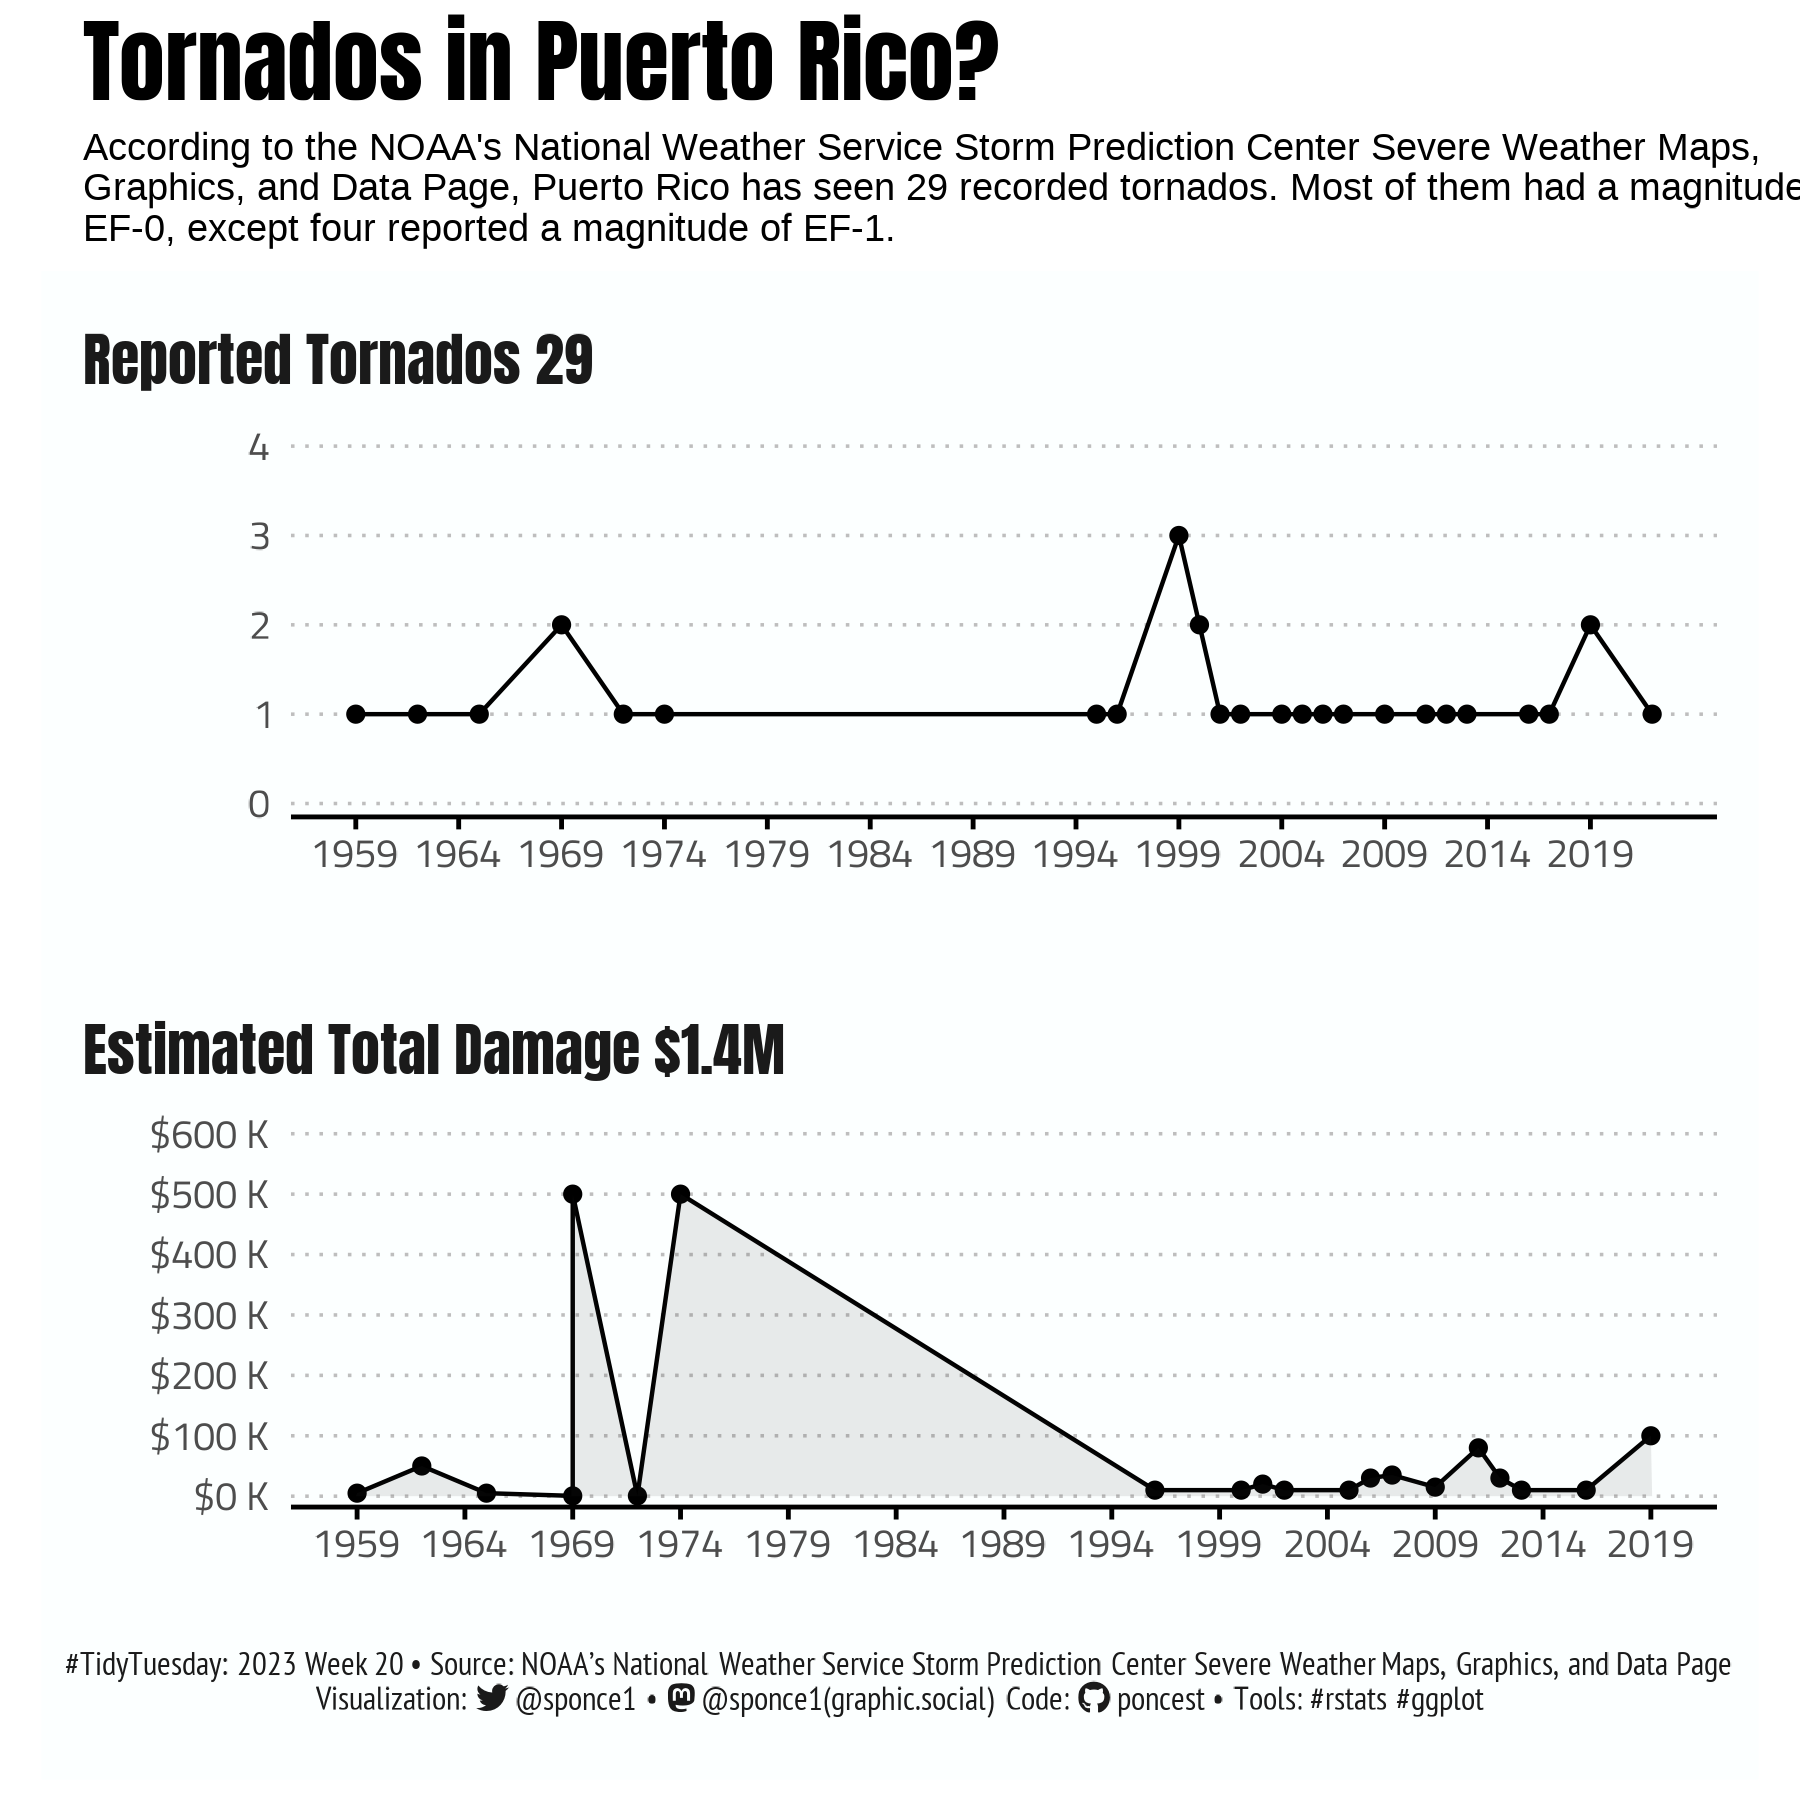

Write R code to recreate this figure.
 
## Challenge: #TidyTuesday 2023 week 20
## Data:      Tornados
## Author:    Steven Ponce
## Date:      2023-05-14


## 1. LOAD PACKAGES & SETUP ----  
library(pacman) 
p_load(tidyverse, tidytuesdayR, ggtext, showtext, janitor, here, glue, camcorder, scales, lubridate, MetBrewer)
p_load(patchwork)


# |- figure size ---- 
gg_record(
    dir    = here::here("temp_plots"), 
    device = "png",
    width  = 6,
    height = 6,
    units  = "in",
    dpi    = 300) 

# |- resolution ---- 
showtext_opts(dpi = 300)


## 2. READ IN THE DATA ----
tt <- tidytuesdayR::tt_load(2023, week = 20) 

tornados <- tt$tornados %>% clean_names()

readme(tt)  
rm(tt)   
 

## 3. EXAMINING THE DATA ----
glimpse(tornados)  



tornados_pr <- tornados %>% 
    select(om:date, st, mag, inj, fat, loss, sn) %>% 
    filter(st == "PR")


# # |- how many tornados? ----
## 29 total tornados

tornados_pr_tbl <- tornados_pr %>% 
    group_by(yr) %>% 
    summarise(count = n()) %>%
    ungroup() %>% 
    mutate(total = sum(count)) %>% 
    arrange(desc(count))
    
# how many injuries?
## only one reported injury (1969)

tornados_pr %>% 
    group_by(yr, inj) %>% 
    summarise(injuries = sum(inj)) %>%
    ungroup() %>% 
    mutate(total_injuries = sum(injuries)) %>% 
    arrange(desc(injuries))

# how many fatalities?
## zero fatality reported

tornados_pr %>% 
    group_by(yr, fat) %>% 
    summarise(fatalities = sum(fat)) %>%
    ungroup() %>% 
    mutate(total_fatalities = sum(fatalities)) %>% 
    arrange(desc(fatalities))

# |-  Estimated property damages? ---
## total property loss $1,431,000

tornados_pr_loss_tbl <- tornados_pr %>% 
    drop_na(loss) %>% 
    group_by(yr, loss) %>% 
    summarise(property_loss = sum(loss)) %>%
    ungroup() %>% 
    mutate(total_loss = sum(property_loss)) %>% 
    #mutate_all(~ replace_na(., 0)) %>% 
    mutate(bar_label = format(property_loss, big.mark = ","))


# |-  PR map ----
map <- map_data("world") %>% 
    filter(region == "Puerto Rico") %>% 
    mutate(label_text = "Total Tornados:<br>29")



# 5. VISUALIZATION ---- 

### |- plot aesthetics ---- 
map_col      <- "#1C6E8C"   
bkg_col      <- "#fcffff"
title_col    <- "gray10"              
subtitle_col <- "gray10" 
caption_col  <- "gray10" 



### |-  titles and caption ----

tt <- str_glue("#TidyTuesday: 2023 Week 20 &bull; Source: NOAA's National Weather Service Storm Prediction Center Severe Weather Maps, Graphics, and Data Page<br>")  
tw <- str_glue("<span style='font-family:fa6-brands'>&#xf099;</span>")
gh <- str_glue("<span style='font-family:fa6-brands'>&#xf09b;</span>")
mn <- str_glue("<span style='font-family:fa6-brands'>&#xf4f6;</span>")

title_text    <- str_glue("Tornados in Puerto Rico?") 

subtitle_text <- str_wrap(str_glue("According to the NOAA's National Weather Service Storm Prediction Center Severe Weather Maps, Graphics, and Data Page, Puerto Rico has seen 29 recorded tornados. Most of them had a magnitude of EF-0, except four reported a magnitude of EF-1."), width = 80) 

caption_text  <- str_glue("{tt} Visualization: {tw} @sponce1 &bull; {mn} @sponce1(graphic.social) Code: {gh} poncest &bull; Tools: #rstats #ggplot")


### |-  fonts ----
font_add('fa6-brands', 'fonts/fa6-brands-regular-400.otf')
font_add_google("Anton", family = "title") 
font_add_google("Titillium Web", family = "text")  
font_add_google("PT Sans Narrow", family = "caption")
showtext_auto(enable = TRUE)     


# |- map ----  
map_pr <- ggplot(data = map) +
    
    # geom
    # geom_polygon(aes(x = long, y = lat, group = group), 
    #              color = map_col, fill = map_col) +
    
    # geom_textbox(aes(label = label_text,
    #                  x = -66.5,
    #                  y = 18.2,
    #                  halign = 0.5,
    #                  vjust  = 0.5),
    #              family     = "text",
    #              color      = "red",
    #              fontface   = "bold",
    #              size       = 5,    #8
    #              width      = unit(50, "line"),
    #              box.color  = NA,
    #              alpha      = 0.9,
    #              fill       = NA,
    # ) +
    # 
    # # scales
    # scale_color_manual(values = col_palette) +
    # coord_map(projection = "mercator", clip = "on")+
    
    # labs
    labs(title    = title_text,
         subtitle = subtitle_text) +
    
    # theme
    theme_void() +
    theme(
        plot.title.position   = "plot",
        plot.caption.position = "plot",
        legend.position       = 'plot',
        
        plot.background    = element_rect(fill = bkg_col, color = bkg_col),
        panel.background   = element_rect(fill = bkg_col, color = bkg_col),
        
        plot.margin        = margin(t = 5, r = 10, b = 5, l = 10),
        
        plot.title         = element_text(
            family         = 'title',
            color          = title_col,
            face           = "bold",
            size           = 20,  #20
            margin         = margin(t = 10)),
        
        plot.subtitle      = element_text(
            family         = 'subtitle',
            color          = title_col,
            lineheight     = 0.8, 
            #face           = "bold",
            size           = 10,   #10
            margin         = margin(t = 10, b = 30)),
    )

map_pr


# |- Estimated property loss plot ----

title_text_2    <- str_glue("Estimated Total Damage $1.4M") 


damage <- tornados_pr_loss_tbl %>% 
    ggplot(aes(x = yr, y = loss)) +
    
    # geoms
    
    geom_line()+
    geom_point()+
    geom_area(alpha = 0.1)+
    
    
    # scales
    scale_x_continuous(breaks = seq(1959, 2022, by = 5.0)) +
    
    scale_y_continuous(
        labels = dollar_format(suffix = " K", scale = 1e-3),
        breaks = seq(0, 60e5, by = 1e5),
        limits = c(0, 6e5),
        expand = c(0.03, 0.03),
    ) +
    
    # labs
    labs(
        x = "", y = "",
        title    = title_text_2,
        caption  = caption_text) +
    
    # theme
    theme_minimal(base_size   = 12, base_family = 'text') +   #12
    theme(
        plot.title.position   = "plot",
        plot.caption.position = "plot",
        legend.position       = 'plot',
        
        plot.background    = element_rect(fill = bkg_col, color = bkg_col),
        panel.background   = element_rect(fill = bkg_col, color = bkg_col),
        
        axis.title.x       = element_text(size = 6, face = 'bold', margin = margin (t = 10)),  #10
        axis.title.y       = element_text(size = 6, face = 'bold', margin = margin (r = 10)),  #10
        
        axis.line.x        = element_line(color = "black"),
        axis.ticks.x       = element_line(color = "black"),
        
        panel.grid.minor   = element_blank(),
        panel.grid.major.x = element_blank(),
        panel.grid.major.y = element_line(linetype = "dotted", size = 0.4, color = 'gray'),
        
        plot.margin        = margin(t = 5, r = 10, b = 5, l = 10),
        
        plot.title         = element_text(
            family         = 'title',
            color          = title_col,
            face           = "bold",
            size           = 14,  ## 30
            margin         = margin(t = 10, b = 10)),
        
        plot.caption       = element_markdown( 
            family         = 'caption',
            color          = caption_col, 
            lineheight     = 0.6, 
            size           = 8,  #8
            hjust          = 0.5,
            margin         = margin(t = 5, b = 10)),
    )

damage



# |- Tornado count ----

title_text_3    <- str_glue("Reported Tornados 29") 


count <- tornados_pr_tbl %>% 
    ggplot(aes(x = yr, y = count)) +
    
    # geoms
    geom_line()+
    geom_point()+

    # scales
    scale_x_continuous(breaks = seq(1959, 2022, by = 5)) +
    
    scale_y_continuous(
        breaks = seq(0, 4, by = 1),
        limits = c(0, 4),
        expand = c(0.03, 0.03),
    ) +
    
    # labs
    labs(
        x = "", y = "",
        title    = title_text_3,
    ) +
    
    # theme
    theme_minimal(base_size   = 12, base_family = 'text') +  #12
    theme(
        plot.title.position   = "plot",
        plot.caption.position = "plot",
        legend.position       = 'plot',
        
        plot.background    = element_rect(fill = bkg_col, color = bkg_col),
        panel.background   = element_rect(fill = bkg_col, color = bkg_col),
        
        axis.title.x       = element_text(size = 6, face = 'bold', margin = margin (t = 10)),  #10
        axis.title.y       = element_text(size = 6, face = 'bold', margin = margin (r = 10)),  #10
        
        axis.line.x        = element_line(color = "black"),
        axis.ticks.x       = element_line(color = "black"),
        
        panel.grid.minor   = element_blank(),
        panel.grid.major.x = element_blank(),
        panel.grid.major.y = element_line(linetype = "dotted", size = 0.4, color = 'gray'),
        
        plot.margin        = margin(t = 5, r = 10, b = 5, l = 10),
        
        plot.title         = element_text(
            family         = 'title',
            color          = title_col,
            face           = "bold",
            size           = 14,   #20  
            margin         = margin(t = 10, b = 10)),
        
        plot.caption       = element_markdown( 
            family         = 'caption',
            color          = caption_col, 
            lineheight     = 0.6, 
            size           = 8,  #8
            hjust          = 0.5,
            margin         = margin(t = 5, b = 10)),
    )

count



# |- Putting all plots together ---

#left  <- map_pr 
right <- count / damage

right + 
    plot_annotation(
        title = "Tornados in Puerto Rico?",
        subtitle = str_wrap(str_glue("According to the NOAA's National Weather Service Storm Prediction Center Severe Weather Maps, Graphics, and Data Page, Puerto Rico has seen 29 recorded tornados. Most of them had a magnitude of EF-0, except four reported a magnitude of EF-1."), width = 100),
    theme = theme(
        plot.margin   = margin(t = 5, r = 10, b = 5, l = 10),
        
        plot.title    = element_text(size = 22, face = "bold", family = 'title'),
        plot.subtitle = element_text(size = 9, family = 'subtitle')
    )
) 



sessioninfo::session_info(include_base = TRUE)
## 6. SESSION INFO ---- 

# sessioninfo::session_info(include_base = TRUE)
# ─ Session info ──────────────────────────────────────────────────────────────────────────────────────────
# setting  value
# version  R version 4.3.0 (2023-04-21 ucrt)
# os       Windows 10 x64 (build 19044)
# system   x86_64, mingw32
# ui       RStudio
# language (EN)
# collate  English_United States.utf8
# ctype    English_United States.utf8
# tz       America/New_York
# date     2023-05-17
# rstudio  2023.03.0+386 Cherry Blossom (desktop)
# pandoc   NA
#
# ─ Packages ──────────────────────────────────────────────────────────────────────────────────────────────
# ! package      * version date (UTC) lib source
# base         * 4.3.0   2023-04-21 [2] local
# P bit            4.0.5   2022-11-15 [?] CRAN (R 4.3.0)
# P bit64          4.0.5   2020-08-30 [?] CRAN (R 4.3.0)
# camcorder    * 0.1.0   2022-10-03 [1] CRAN (R 4.3.0)
# P cellranger     1.1.0   2016-07-27 [?] CRAN (R 4.3.0)
# P cli            3.6.1   2023-03-23 [?] CRAN (R 4.3.0)
# colorspace     2.1-0   2023-01-23 [1] CRAN (R 4.3.0)
# commonmark     1.9.0   2023-03-17 [1] CRAN (R 4.3.0)
# P compiler       4.3.0   2023-04-21 [?] local
# P crayon         1.5.2   2022-09-29 [?] CRAN (R 4.3.0)
# P curl           5.0.0   2023-01-12 [?] CRAN (R 4.3.0)
# P datasets     * 4.3.0   2023-04-21 [?] local
# dplyr        * 1.1.2   2023-04-20 [1] CRAN (R 4.3.0)
# P fansi          1.0.4   2023-01-22 [?] CRAN (R 4.3.0)
# farver         2.1.1   2022-07-06 [1] CRAN (R 4.3.0)
# forcats      * 1.0.0   2023-01-29 [1] CRAN (R 4.3.0)
# P fs             1.6.2   2023-04-25 [?] CRAN (R 4.3.0)
# P generics       0.1.3   2022-07-05 [?] CRAN (R 4.3.0)
# ggplot2      * 3.4.2   2023-04-03 [1] CRAN (R 4.3.0)
# ggtext       * 0.1.2   2022-09-16 [1] CRAN (R 4.3.0)
# gifski         1.6.6-1 2022-04-05 [1] CRAN (R 4.3.0)
# P glue         * 1.6.2   2022-02-24 [?] CRAN (R 4.3.0)
# P graphics     * 4.3.0   2023-04-21 [?] local
# P grDevices    * 4.3.0   2023-04-21 [?] local
# P grid           4.3.0   2023-04-21 [?] local
# gridtext       0.1.5   2022-09-16 [1] CRAN (R 4.3.0)
# gtable         0.3.3   2023-03-21 [1] CRAN (R 4.3.0)
# P here         * 1.0.1   2020-12-13 [?] CRAN (R 4.3.0)
# P hms            1.1.3   2023-03-21 [?] CRAN (R 4.3.0)
# httr           1.4.6   2023-05-08 [1] CRAN (R 4.3.0)
# janitor      * 2.2.0   2023-02-02 [1] CRAN (R 4.3.0)
# P jsonlite       1.8.4   2022-12-06 [?] CRAN (R 4.3.0)
# labeling       0.4.2   2020-10-20 [1] CRAN (R 4.3.0)
# P lifecycle      1.0.3   2022-10-07 [?] CRAN (R 4.3.0)
# P lubridate    * 1.9.2   2023-02-10 [?] CRAN (R 4.3.0)
# magick         2.7.4   2023-03-09 [1] CRAN (R 4.3.0)
# P magrittr       2.0.3   2022-03-30 [?] CRAN (R 4.3.0)
# mapproj        1.2.11  2023-01-12 [1] CRAN (R 4.3.0)
# maps           3.4.1   2022-10-30 [1] CRAN (R 4.3.0)
# markdown       1.6     2023-04-07 [1] CRAN (R 4.3.0)
# MetBrewer    * 0.2.0   2022-03-21 [1] CRAN (R 4.3.0)
# P methods      * 4.3.0   2023-04-21 [?] local
# munsell        0.5.0   2018-06-12 [1] CRAN (R 4.3.0)
# P pacman       * 0.5.1   2019-03-11 [?] CRAN (R 4.3.0)
# P parallel       4.3.0   2023-04-21 [?] local
# patchwork    * 1.1.2   2022-08-19 [1] CRAN (R 4.3.0)
# P pillar         1.9.0   2023-03-22 [?] CRAN (R 4.3.0)
# P pkgconfig      2.0.3   2019-09-22 [?] CRAN (R 4.3.0)
# P purrr        * 1.0.1   2023-01-10 [?] CRAN (R 4.3.0)
# P R6             2.5.1   2021-08-19 [?] CRAN (R 4.3.0)
# ragg           1.2.5   2023-01-12 [1] CRAN (R 4.3.0)
# Rcpp           1.0.10  2023-01-22 [1] CRAN (R 4.3.0)
# P readr        * 2.1.4   2023-02-10 [?] CRAN (R 4.3.0)
# P readxl         1.4.2   2023-02-09 [?] CRAN (R 4.3.0)
# renv           0.17.3  2023-04-06 [1] CRAN (R 4.3.0)
# P rlang          1.1.1   2023-04-28 [?] CRAN (R 4.3.0)
# P rprojroot      2.0.3   2022-04-02 [?] CRAN (R 4.3.0)
# P rstudioapi     0.14    2022-08-22 [?] CRAN (R 4.3.0)
# rsvg           2.4.0   2022-11-21 [1] CRAN (R 4.3.0)
# P rvest          1.0.3   2022-08-19 [?] CRAN (R 4.3.0)
# scales       * 1.2.1   2022-08-20 [1] CRAN (R 4.3.0)
# P selectr        0.4-2   2019-11-20 [?] CRAN (R 4.3.0)
# P sessioninfo    1.2.2   2021-12-06 [?] CRAN (R 4.3.0)
# showtext     * 0.9-6   2023-05-03 [1] CRAN (R 4.3.0)
# showtextdb   * 3.0     2020-06-04 [1] CRAN (R 4.3.0)
# snakecase      0.11.0  2019-05-25 [1] CRAN (R 4.3.0)
# P stats        * 4.3.0   2023-04-21 [?] local
# P stringi        1.7.12  2023-01-11 [?] CRAN (R 4.3.0)
# P stringr      * 1.5.0   2022-12-02 [?] CRAN (R 4.3.0)
# svglite        2.1.1   2023-01-10 [1] CRAN (R 4.3.0)
# sysfonts     * 0.8.8   2022-03-13 [1] CRAN (R 4.3.0)
# systemfonts    1.0.4   2022-02-11 [1] CRAN (R 4.3.0)
# textshaping    0.3.6   2021-10-13 [1] CRAN (R 4.3.0)
# P tibble       * 3.2.1   2023-03-20 [?] CRAN (R 4.3.0)
# tidyr        * 1.3.0   2023-01-24 [1] CRAN (R 4.3.0)
# P tidyselect     1.2.0   2022-10-10 [?] CRAN (R 4.3.0)
# P tidytuesdayR * 1.0.2   2022-02-01 [?] CRAN (R 4.3.0)
# tidyverse    * 2.0.0   2023-02-22 [1] CRAN (R 4.3.0)
# P timechange     0.2.0   2023-01-11 [?] CRAN (R 4.3.0)
# P tools          4.3.0   2023-04-21 [?] local
# tzdb           0.4.0   2023-05-12 [1] CRAN (R 4.3.0)
# P usethis        2.1.6   2022-05-25 [?] CRAN (R 4.3.0)
# P utf8           1.2.3   2023-01-31 [?] CRAN (R 4.3.0)
# P utils        * 4.3.0   2023-04-21 [?] local
# P vctrs          0.6.2   2023-04-19 [?] CRAN (R 4.3.0)
# P vroom          1.6.3   2023-04-28 [?] CRAN (R 4.3.0)
# P withr          2.5.0   2022-03-03 [?] CRAN (R 4.3.0)
# xfun           0.39    2023-04-20 [1] CRAN (R 4.3.0)
# P xml2           1.3.4   2023-04-27 [?] CRAN (R 4.3.0)
# 
# [1] C:/Users/poncest/OneDrive - Bristol Myers Squibb/Desktop/tidytuesday/renv/library/R-4.3/x86_64-w64-mingw32
# [2] C:/Users/poncest/AppData/Local/R/cache/R/renv/sandbox/R-4.3/x86_64-w64-mingw32/830ce55b
# 
# P ── Loaded and on-disk path mismatch.
# 
# ─────────────────────────────────────────────────────────────────────────────────────────────────────────
# > 
    
  
